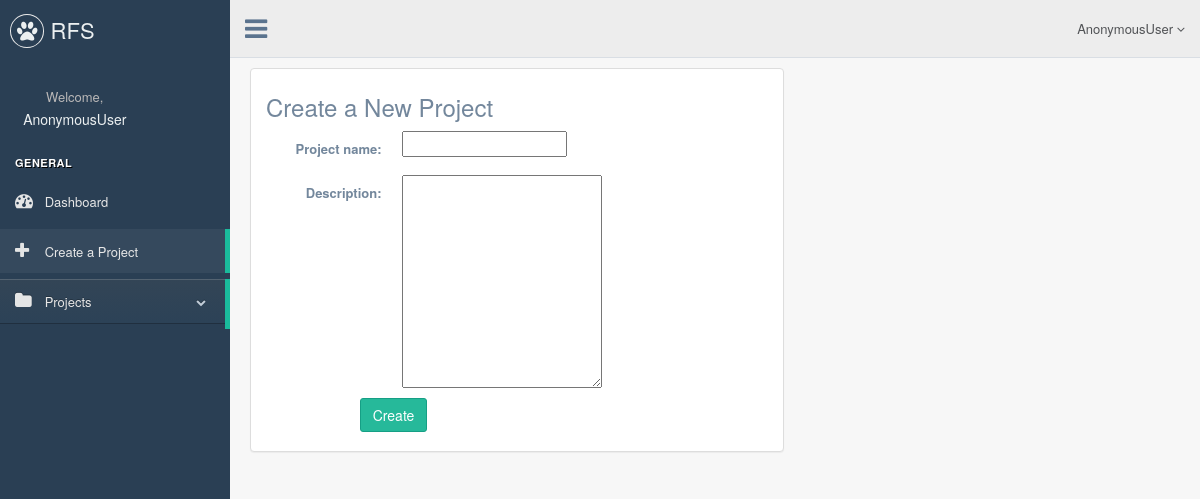
The page /rfs/project/create/ on the database as committed earlier.
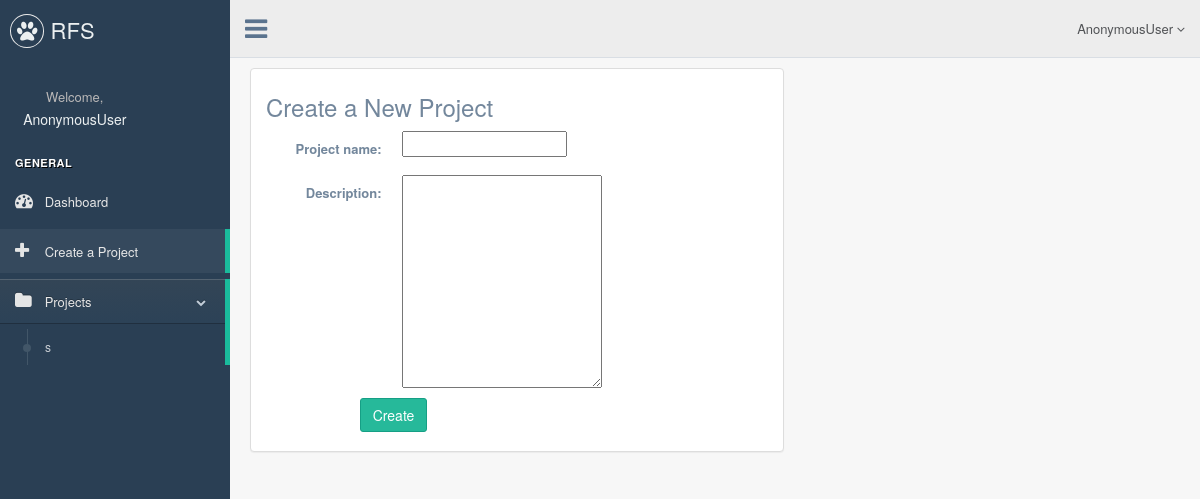
The same page on the database as committed later.
### rfs/models.py (models this page shows, shortened)
class Project(models.Model):
    project_name=models.CharField(max_length=50,unique=True)
    description=models.TextField(blank=True)

### rfs/views.py (the view)
# urls.py: url(r'project/create/$',views.ProjectCreate.as_view(),name='project-create'),
class ProjectCreate(CreateView):
    model=Project
    template_name='rfs/project_create.html'
    fields=['project_name','description']
    def get_context_data(self,**kwargs):
        context=super(ProjectCreate,self).get_context_data(**kwargs)
        context['all_projects']=Project.objects.all()
        return context

### rfs/templates/rfs/project_create.html (shortened to what this page needs)
{% extends 'rfs/base.html' %}
{% block body %}
    <div class="row">
        <div class="col-sm-12 col-md-7">
            <div class="panel panel-default">
                <div class="panel-body">
                    <h3>Create a New Project</h3>
                    <form class="form-horizontal" action="" method="post" enctype="multipart/form-data">
                        {% include 'rfs/form_template.html' %}
                        <div class="form-group">
                            <div class="col-sm-offset-2 col-sm-10">
                                <button type="submit" class="btn btn-success">Create</button>
                            </div>
                        </div>
                    </form>
                </div>
            </div>
        </div>
    </div>
{% endblock %}

### rfs/templates/rfs/base.html (shortened to what this page needs)
<!DOCTYPE html>
<html lang="en">
<head>
    {% load staticfiles %}
    <link href="{% static 'rfs/vendors/bootstrap/dist/css/bootstrap.min.css' %}" rel="stylesheet">
    <link href="{% static 'rfs/vendors/font-awesome/css/font-awesome.min.css' %}" rel="stylesheet">
    <link href="{% static 'rfs/build/css/custom.min.css' %}" rel="stylesheet">
</head>
<body class="nav-md">
    <div class="container body">
      <div class="main_container">
        <div class="col-md-3 left_col">
          <div class="left_col scroll-view">
            <div class="navbar nav_title" style="border: 0;">
              <a href="{% url 'rfs:index' %}" class="site_title"><i class="fa fa-paw"></i> <span>RFS</span></a>
            </div>
            <div class="profile clearfix">
              <div class="profile_info">
                  <div style="text-align: center;">
                <span>Welcome,</span>
                      <h2>{{ user }}</h2>
                  </div>
              </div>
            </div>
            <br />
            <div id="sidebar-menu" class="main_menu_side hidden-print main_menu">
              <div class="menu_section">
                <h3>General</h3>
                  <ul class="nav side-menu">
                  <li><a href="{% url 'rfs:index' %}"><i class="fa fa-dashboard"></i> Dashboard</a>
                  </li>
                  <li><a href="{% url 'rfs:project-create' %}"><i class="fa fa-plus"></i> Create a Project</a>
                  </li>
                      <li class="active"><a><i class="fa fa-folder"></i> Projects <span class="fa fa-chevron-down"></span></a>
                    <ul class="nav child_menu" style="display:block;">
                    {% if all_projects %}
                        {% for project in all_projects %}
                            <li><a href="{% url 'rfs:project' project.id %}">{{ project.project_name }}</a>
                            </li>
                        {% endfor %}
                    {% endif %}
                    </ul>
                  </li>
                  </ul>
              </div>
            </div>
          </div>
        </div>
        <div class="top_nav">
          <div class="nav_menu">
            <nav>
              <div class="nav toggle">
                <a id="menu_toggle"><i class="fa fa-bars"></i></a>
              </div>
              <ul class="nav navbar-nav navbar-right">
                <li class="">
                  <a href="javascript:;" class="user-profile dropdown-toggle" data-toggle="dropdown" aria-expanded="false">
                    {{ user  }}
                    <span class=" fa fa-angle-down"></span>
                  </a>
                </li>
              </ul>
            </nav>
          </div>
        </div>
      <div class="right_col" role="main">
        {% block body %}{% endblock %}
      </div>
    </div>
    </div>
 </body>
</html>

Rows that differ between the two databases and show on the page:
added Project: project_name "s"
